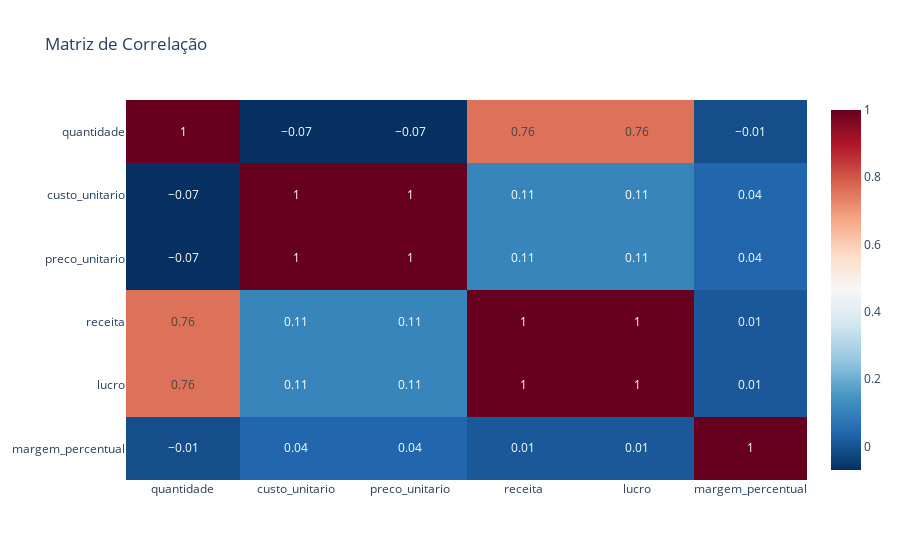

The notebook cell saved with this chart:
### Code cell
# ============================================================
# Célula 10: ANÁLISE DE CORRELAÇÃO E INSIGHTS
# ============================================================

print("\n" + "=" * 60)
print("🔍 INSIGHTS PRINCIPAIS")
print("=" * 60)

# Correlação entre variáveis numéricas
numeric_cols = ['quantidade', 'custo_unitario', 'preco_unitario', 'receita', 'lucro', 'margem_percentual']
correlacao = df[numeric_cols].corr().round(2)

print("\n📊 MATRIZ DE CORRELAÇÃO:")
print(correlacao)

# Visualização de correlação
fig = px.imshow(
    correlacao,
    text_auto=True,
    aspect="auto",
    title='Matriz de Correlação',
    color_continuous_scale='RdBu_r'
)
fig.show()

### Figure 1 — Plotly figure (JSON) as saved in the notebook; plotly's stock layout.template omitted (floating-point values rounded to 4 significant figures)
{"data": [{"coloraxis": "coloraxis", "hovertemplate": "x: %{x}<br>y: %{y}<br>color: %{z}<extra></extra>", "name": "0", "texttemplate": "%{z}", "type": "heatmap", "x": ["quantidade", "custo_unitario", "preco_unitario", "receita", "lucro", "margem_percentual"], "xaxis": "x", "y": ["quantidade", "custo_unitario", "preco_unitario", "receita", "lucro", "margem_percentual"], "yaxis": "y", "z": [[1, -0.07, -0.07, 0.76, 0.76, -0.01], [-0.07, 1, 1, 0.11, 0.11, 0.04], [-0.07, 1, 1, 0.11, 0.11, 0.04], [0.76, 0.11, 0.11, 1, 1, 0.01], [0.76, 0.11, 0.11, 1, 1, 0.01], [-0.01, 0.04, 0.04, 0.01, 0.01, 1]]}], "layout": {"coloraxis": {"colorscale": [[0, "rgb(5,48,97)"], [0.1, "rgb(33,102,172)"], [0.2, "rgb(67,147,195)"], [0.3, "rgb(146,197,222)"], [0.4, "rgb(209,229,240)"], [0.5, "rgb(247,247,247)"], [0.6, "rgb(253,219,199)"], [0.7, "rgb(244,165,130)"], [0.8, "rgb(214,96,77)"], [0.9, "rgb(178,24,43)"], [1, "rgb(103,0,31)"]]}, "title": {"text": "Matriz de Correlação"}, "xaxis": {"anchor": "y", "domain": [0, 1]}, "yaxis": {"anchor": "x", "autorange": "reversed", "domain": [0, 1]}}}
